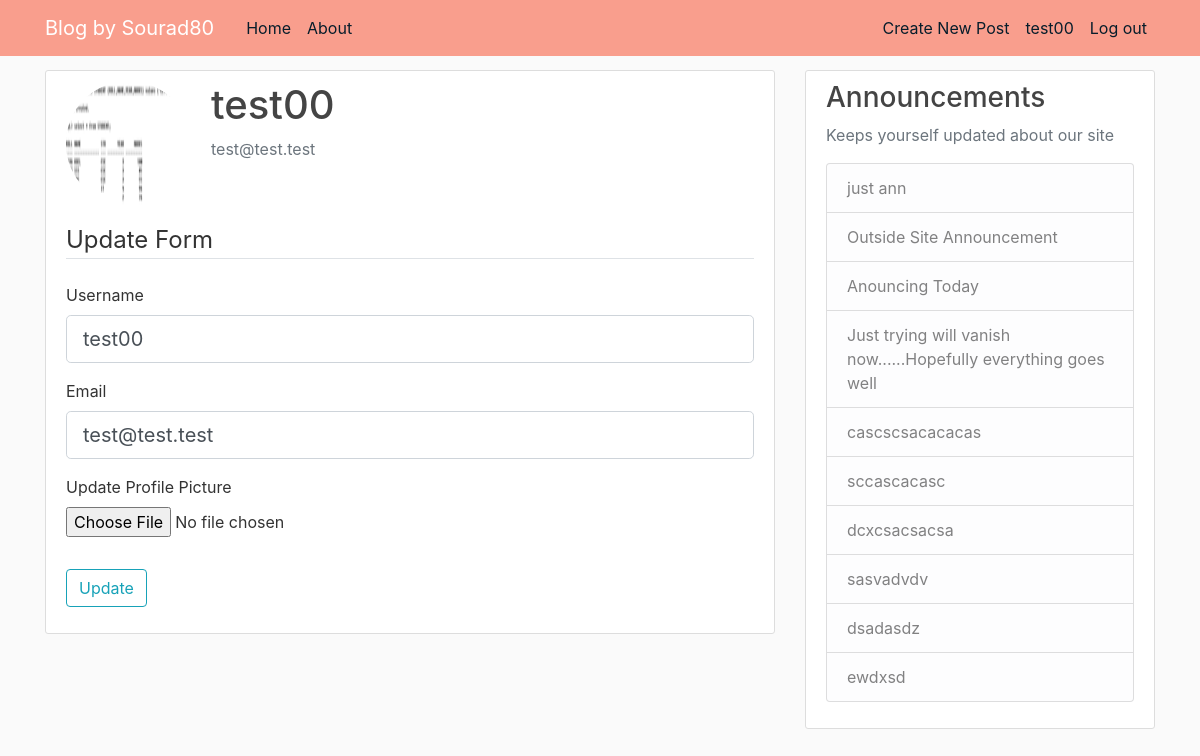
Page /account (signed in) on the committed database.
### app/models.py (models this page shows, shortened)
class User(db.Model, UserMixin):
    id = db.Column(db.Integer, primary_key=True)
    username = db.Column(db.String(20), unique=True, nullable=False)
    email = db.Column(db.String(120), unique=True, nullable=False)
    image_file = db.Column(db.String(20), nullable=False, default='default.jpg')
    password = db.Column(db.String(60), nullable=False)
    posts = db.relationship('Post', backref='author', lazy=True)

class Announcments(db.Model):
    id = db.Column(db.Integer, primary_key=True)
    title = db.Column(db.String(100), nullable=False)
    date_posted = db.Column(db.DateTime, nullable=False, default=datetime.utcnow)

### app/users/routes.py (the view)
@users.route('/account',methods=['POST','GET'])
@login_required
def account():
    form = Update()
    if form.validate_on_submit():
        if form.image.data:
            image_filename = save_image(form.image.data)
            temp = current_user.image_file
            current_user.image_file = image_filename
        current_user.username = form.username.data
        current_user.email = form.email.data
        db.session.commit()
        flash(f'Account Upated','success')
        redirect(url_for('users.account'))
    elif request.method == 'GET':
        form.username.data = current_user.username
        form.email.data = current_user.email
    image = url_for('static', filename = 'profile_pics/' + current_user.image_file)
    return render_template("account.html", title = "Account",form = form,image = image, announcements = Announcments.query.order_by(Announcments.date_posted.desc()).paginate(page=1, per_page=10))

### app/users/forms.py (shortened to what this page needs)
class Update(Form):
    username = StringField('Username', validators = [ DataRequired() , Length(min = 2, max = 20) ])
    email = StringField('Email',validators= [ DataRequired(), Email()])
    image = FileField('Update Profile Picture', validators=[file_allowed(['jpg','png'])])
    submit = SubmitField('Update')

### app/models.py (called while the page is built)
@login_manager.user_loader
def load_user(user_id):
    return User.query.get(int(user_id))

### app/templates/account.html (shortened to what this page needs)
{% extends "layout.html" %}
{% block content %}
<div class="content-section ">
    <div class="media">
      <img class="rounded-circle account-img" src=" {{ image }} ">
      <div class="media-body">
        <h2 class="account-heading">{{ current_user.username }}</h2>
        <p class="text-secondary">{{ current_user.email }}</p>
      </div>
    </div>
        <form method="POST" action="" enctype="multipart/form-data">
            <fieldset class="form-group">
                <legend class="border-bottom mb-4">Update Form</legend>
                <div class="form-group">
                    {{ form.username.label(class="form-control-label") }}
                    {% if form.username.errors %}
                        {{ form.username(class="form-control form-control-lg is-invalid") }}
                            {% for error in form.username.errors %}
                                <span class="text-danger">{{ error }}</span>
                            {% endfor %}
                    {% else %}
                        {{ form.username(class="form-control form-control-lg") }}
                    {% endif %}
                </div>
                <div class="form-group">
                    {{ form.email.label(class="form-control-label") }}
                    {% if form.email.errors %}
                        {{ form.email(class="form-control form-control-lg is-invalid") }}
                        <div class="invalid-feedback">
                            {% for error in form.email.errors %}
                                <span>{{ error }}</span>
                            {% endfor %}
                        </div>
                    {% else %}
                        {{ form.email(class="form-control form-control-lg") }}
                    {% endif %}
                </div>
                <div class="form-group">
                    {{ form.image.label() }}
                    {{ form.image(class="form-control-file") }}
                </div>
            </fieldset>
            <div class="form-group">
                {{ form.submit(class="btn btn-outline-info") }}
            </div>
        </form>
  </div>
{% endblock content %}

### app/templates/layout.html (shortened to what this page needs)
<!DOCTYPE html>
<html lang="en">
<head>
    <link rel="stylesheet" href="https://maxcdn.bootstrapcdn.com/bootstrap/4.0.0/css/bootstrap.min.css">
    <link rel="stylesheet" href="{{ url_for('static', filename='main.css') }}">
</head>
<body>
  <header class = "site-header">
    <nav class="navbar navbar-expand-md navbar-dark bg-steel fixed-top">
      <div class="container">
        <a class="navbar-brand mr-4" href="/">Blog by Sourad80</a>
        <div class="collapse navbar-collapse" id="navbarToggle">
          <div class="navbar-nav mr-auto">
            <a class="nav-item nav-link" href="{{ url_for('main.home') }}">Home</a>
            <a class="nav-item nav-link" href="{{ url_for('main.about') }}">About</a>
          </div>
          <div class="navbar-nav">
            {% if current_user.is_authenticated %}
              <a class="nav-item nav-link" href="{{ url_for('posts.post_new') }}">Create New Post</a>
              <a class="nav-item nav-link" href="{{ url_for('users.account') }}">{{ current_user.username }}</a>
              <a class="nav-item nav-link" href="{{ url_for('users.logout') }}">Log out</a>
            {% else %}
              <a class="nav-item nav-link" href="{{ url_for('users.login') }}">Login</a>
              <a class="nav-item nav-link" href="{{ url_for('users.register') }}">Register</a>
            {% endif %}
          </div>
        </div>
      </div>
    </nav>
    </header>
      <main role="main" class="container" style="padding-top: 70px;">
        <div class="row">
          <div class="col-md-8">
            {% block content %}{% endblock %}
          </div>
          <div class="col-md-4">
            <div class="content-section">
              <h3>Announcements</h3>
              <p class='text-muted'>Keeps yourself updated about our site
                <ul class="list-group">
                  {% for announcment in announcements.items %}
                    <li class="list-group-item list-group-item-light">{{ announcment.title }}</li>
                  {% endfor %}
                </ul>
              </p>
            </div>
          </div>
        </div>
      </main>
  </body>
  </html>

### app/static/main.css (style rules this page uses)
body { background: #fafafa; color: #333333; }
h1, h2, h3, h4, h5, h6 { color: #444444; }
.bg-steel { background-color: #fa8c78d5; }
.site-header .navbar-nav .nav-link { color: #071d2b; }
.content-section { background: #ffffff; padding: 10px 20px; border: 1px solid #dddddd; border-radius: 3px; margin-bottom: 20px; }
.account-img { height: 125px; width: 125px; margin-right: 20px; margin-bottom: 16px; }
.account-heading { font-size: 2.5rem; }

### rows in the picture
User: username "test00", email "test@test.test"
Announcments: title "just ann"
Announcments: title "Outside Site Announcement"
Announcments: title "Anouncing Today"
Announcments: title "Just trying will vanish now......Hopefully everything goes well"
Announcments: title "cascscsacacacas"
Announcments: title "sccascacasc"
Announcments: title "dcxcsacsacsa"
Announcments: title "sasvadvdv"
Announcments: title "dsadasdz"
Announcments: title "ewdxsd"
